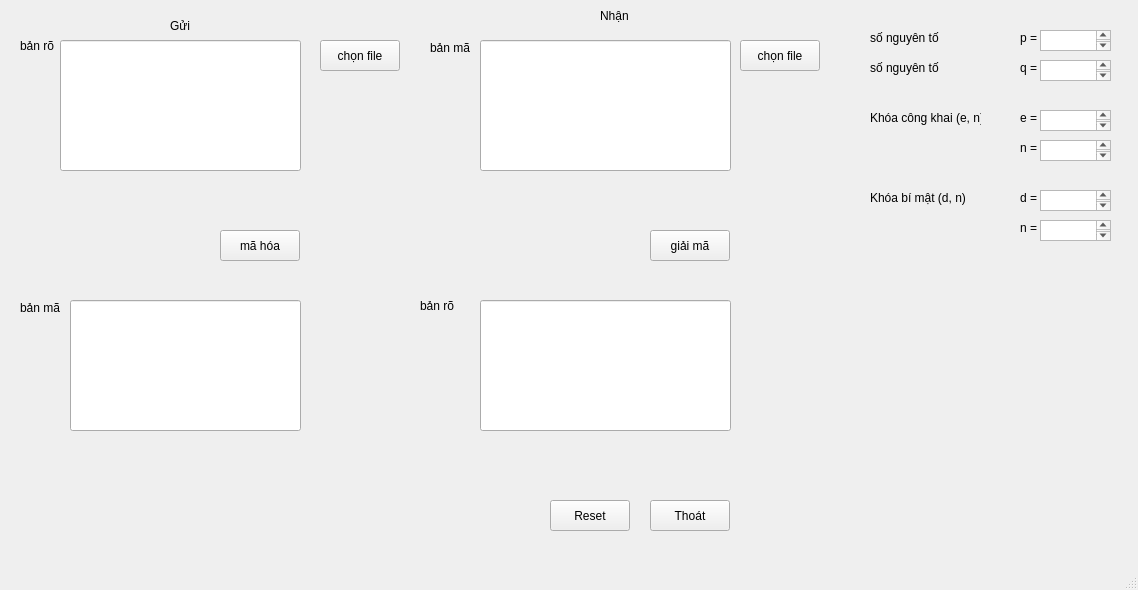
<?xml version="1.0" encoding="UTF-8"?>
<ui version="4.0">
 <class>MainWindow</class>
 <widget class="QMainWindow" name="MainWindow">
  <property name="geometry">
   <rect>
    <x>0</x>
    <y>0</y>
    <width>1138</width>
    <height>590</height>
   </rect>
  </property>
  <property name="windowTitle">
   <string>MainWindow</string>
  </property>
  <widget class="QWidget" name="centralwidget">
   <widget class="QPushButton" name="send_choose_file">
    <property name="geometry">
     <rect>
      <x>320</x>
      <y>40</y>
      <width>80</width>
      <height>31</height>
     </rect>
    </property>
    <property name="text">
     <string>chọn file</string>
    </property>
   </widget>
   <widget class="QLabel" name="label">
    <property name="geometry">
     <rect>
      <x>170</x>
      <y>20</y>
      <width>37</width>
      <height>12</height>
     </rect>
    </property>
    <property name="text">
     <string>Gửi</string>
    </property>
   </widget>
   <widget class="QLabel" name="label_2">
    <property name="geometry">
     <rect>
      <x>600</x>
      <y>10</y>
      <width>37</width>
      <height>12</height>
     </rect>
    </property>
    <property name="text">
     <string>Nhận</string>
    </property>
   </widget>
   <widget class="QPushButton" name="encript">
    <property name="geometry">
     <rect>
      <x>220</x>
      <y>230</y>
      <width>80</width>
      <height>31</height>
     </rect>
    </property>
    <property name="text">
     <string>mã hóa</string>
    </property>
   </widget>
   <widget class="QPushButton" name="receive_choose_file">
    <property name="geometry">
     <rect>
      <x>740</x>
      <y>40</y>
      <width>80</width>
      <height>31</height>
     </rect>
    </property>
    <property name="text">
     <string>chọn file</string>
    </property>
   </widget>
   <widget class="QPushButton" name="decript">
    <property name="geometry">
     <rect>
      <x>650</x>
      <y>230</y>
      <width>80</width>
      <height>31</height>
     </rect>
    </property>
    <property name="text">
     <string>giải mã</string>
    </property>
   </widget>
   <widget class="QLabel" name="label_3">
    <property name="geometry">
     <rect>
      <x>20</x>
      <y>40</y>
      <width>37</width>
      <height>12</height>
     </rect>
    </property>
    <property name="text">
     <string>bản rõ</string>
    </property>
   </widget>
   <widget class="QLabel" name="label_4">
    <property name="geometry">
     <rect>
      <x>430</x>
      <y>40</y>
      <width>41</width>
      <height>16</height>
     </rect>
    </property>
    <property name="text">
     <string>bản mã</string>
    </property>
   </widget>
   <widget class="QLabel" name="label_5">
    <property name="geometry">
     <rect>
      <x>20</x>
      <y>300</y>
      <width>51</width>
      <height>16</height>
     </rect>
    </property>
    <property name="text">
     <string>bản mã</string>
    </property>
   </widget>
   <widget class="QLabel" name="label_6">
    <property name="geometry">
     <rect>
      <x>420</x>
      <y>300</y>
      <width>37</width>
      <height>12</height>
     </rect>
    </property>
    <property name="text">
     <string>bản rõ</string>
    </property>
   </widget>
   <widget class="QLineEdit" name="send_message">
    <property name="geometry">
     <rect>
      <x>60</x>
      <y>40</y>
      <width>241</width>
      <height>131</height>
     </rect>
    </property>
   </widget>
   <widget class="QLineEdit" name="send_cipher">
    <property name="geometry">
     <rect>
      <x>70</x>
      <y>300</y>
      <width>231</width>
      <height>131</height>
     </rect>
    </property>
    <property name="readOnly">
     <bool>true</bool>
    </property>
   </widget>
   <widget class="QLineEdit" name="receive_cypher">
    <property name="geometry">
     <rect>
      <x>480</x>
      <y>40</y>
      <width>251</width>
      <height>131</height>
     </rect>
    </property>
   </widget>
   <widget class="QLineEdit" name="receive_message">
    <property name="geometry">
     <rect>
      <x>480</x>
      <y>300</y>
      <width>251</width>
      <height>131</height>
     </rect>
    </property>
    <property name="readOnly">
     <bool>true</bool>
    </property>
   </widget>
   <widget class="QLabel" name="label_7">
    <property name="geometry">
     <rect>
      <x>870</x>
      <y>30</y>
      <width>71</width>
      <height>16</height>
     </rect>
    </property>
    <property name="text">
     <string>số nguyên tố p</string>
    </property>
   </widget>
   <widget class="QLabel" name="label_8">
    <property name="geometry">
     <rect>
      <x>870</x>
      <y>60</y>
      <width>71</width>
      <height>16</height>
     </rect>
    </property>
    <property name="text">
     <string>số nguyên tố q</string>
    </property>
   </widget>
   <widget class="QLabel" name="label_9">
    <property name="geometry">
     <rect>
      <x>870</x>
      <y>110</y>
      <width>111</width>
      <height>16</height>
     </rect>
    </property>
    <property name="text">
     <string>Khóa công khai (e, n)</string>
    </property>
   </widget>
   <widget class="QLabel" name="label_10">
    <property name="geometry">
     <rect>
      <x>870</x>
      <y>190</y>
      <width>111</width>
      <height>16</height>
     </rect>
    </property>
    <property name="text">
     <string>Khóa bí mật (d, n)</string>
    </property>
   </widget>
   <widget class="QTextEdit" name="p">
    <property name="geometry">
     <rect>
      <x>1040</x>
      <y>30</y>
      <width>71</width>
      <height>21</height>
     </rect>
    </property>
    <property name="readOnly">
     <bool>true</bool>
    </property>
   </widget>
   <widget class="QTextEdit" name="q">
    <property name="geometry">
     <rect>
      <x>1040</x>
      <y>60</y>
      <width>71</width>
      <height>21</height>
     </rect>
    </property>
    <property name="readOnly">
     <bool>true</bool>
    </property>
   </widget>
   <widget class="QTextEdit" name="e">
    <property name="geometry">
     <rect>
      <x>1040</x>
      <y>110</y>
      <width>71</width>
      <height>21</height>
     </rect>
    </property>
    <property name="readOnly">
     <bool>true</bool>
    </property>
   </widget>
   <widget class="QTextEdit" name="n">
    <property name="geometry">
     <rect>
      <x>1040</x>
      <y>140</y>
      <width>71</width>
      <height>21</height>
     </rect>
    </property>
    <property name="readOnly">
     <bool>true</bool>
    </property>
   </widget>
   <widget class="QTextEdit" name="d">
    <property name="geometry">
     <rect>
      <x>1040</x>
      <y>190</y>
      <width>71</width>
      <height>21</height>
     </rect>
    </property>
    <property name="readOnly">
     <bool>true</bool>
    </property>
   </widget>
   <widget class="QTextEdit" name="n_2">
    <property name="geometry">
     <rect>
      <x>1040</x>
      <y>220</y>
      <width>71</width>
      <height>21</height>
     </rect>
    </property>
    <property name="readOnly">
     <bool>true</bool>
    </property>
   </widget>
   <widget class="QLabel" name="label_11">
    <property name="geometry">
     <rect>
      <x>1020</x>
      <y>110</y>
      <width>21</width>
      <height>16</height>
     </rect>
    </property>
    <property name="text">
     <string>e =</string>
    </property>
   </widget>
   <widget class="QLabel" name="label_12">
    <property name="geometry">
     <rect>
      <x>1020</x>
      <y>140</y>
      <width>21</width>
      <height>16</height>
     </rect>
    </property>
    <property name="text">
     <string>n =</string>
    </property>
   </widget>
   <widget class="QLabel" name="label_13">
    <property name="geometry">
     <rect>
      <x>1020</x>
      <y>190</y>
      <width>21</width>
      <height>16</height>
     </rect>
    </property>
    <property name="text">
     <string>d =</string>
    </property>
   </widget>
   <widget class="QLabel" name="label_14">
    <property name="geometry">
     <rect>
      <x>1020</x>
      <y>220</y>
      <width>21</width>
      <height>16</height>
     </rect>
    </property>
    <property name="text">
     <string>n =</string>
    </property>
   </widget>
   <widget class="QLabel" name="label_15">
    <property name="geometry">
     <rect>
      <x>1020</x>
      <y>30</y>
      <width>21</width>
      <height>16</height>
     </rect>
    </property>
    <property name="text">
     <string>p =</string>
    </property>
   </widget>
   <widget class="QLabel" name="label_16">
    <property name="geometry">
     <rect>
      <x>1020</x>
      <y>60</y>
      <width>21</width>
      <height>16</height>
     </rect>
    </property>
    <property name="text">
     <string>q =</string>
    </property>
   </widget>
   <widget class="QPushButton" name="pushButton">
    <property name="geometry">
     <rect>
      <x>650</x>
      <y>500</y>
      <width>80</width>
      <height>31</height>
     </rect>
    </property>
    <property name="text">
     <string>Thoát</string>
    </property>
   </widget>
   <widget class="QPushButton" name="pushButton_2">
    <property name="geometry">
     <rect>
      <x>550</x>
      <y>500</y>
      <width>80</width>
      <height>31</height>
     </rect>
    </property>
    <property name="text">
     <string>Reset</string>
    </property>
   </widget>
  </widget>
  <widget class="QMenuBar" name="menubar">
   <property name="geometry">
    <rect>
     <x>0</x>
     <y>0</y>
     <width>1138</width>
     <height>17</height>
    </rect>
   </property>
  </widget>
  <widget class="QStatusBar" name="statusbar"/>
 </widget>
 <resources/>
 <connections/>
</ui>
